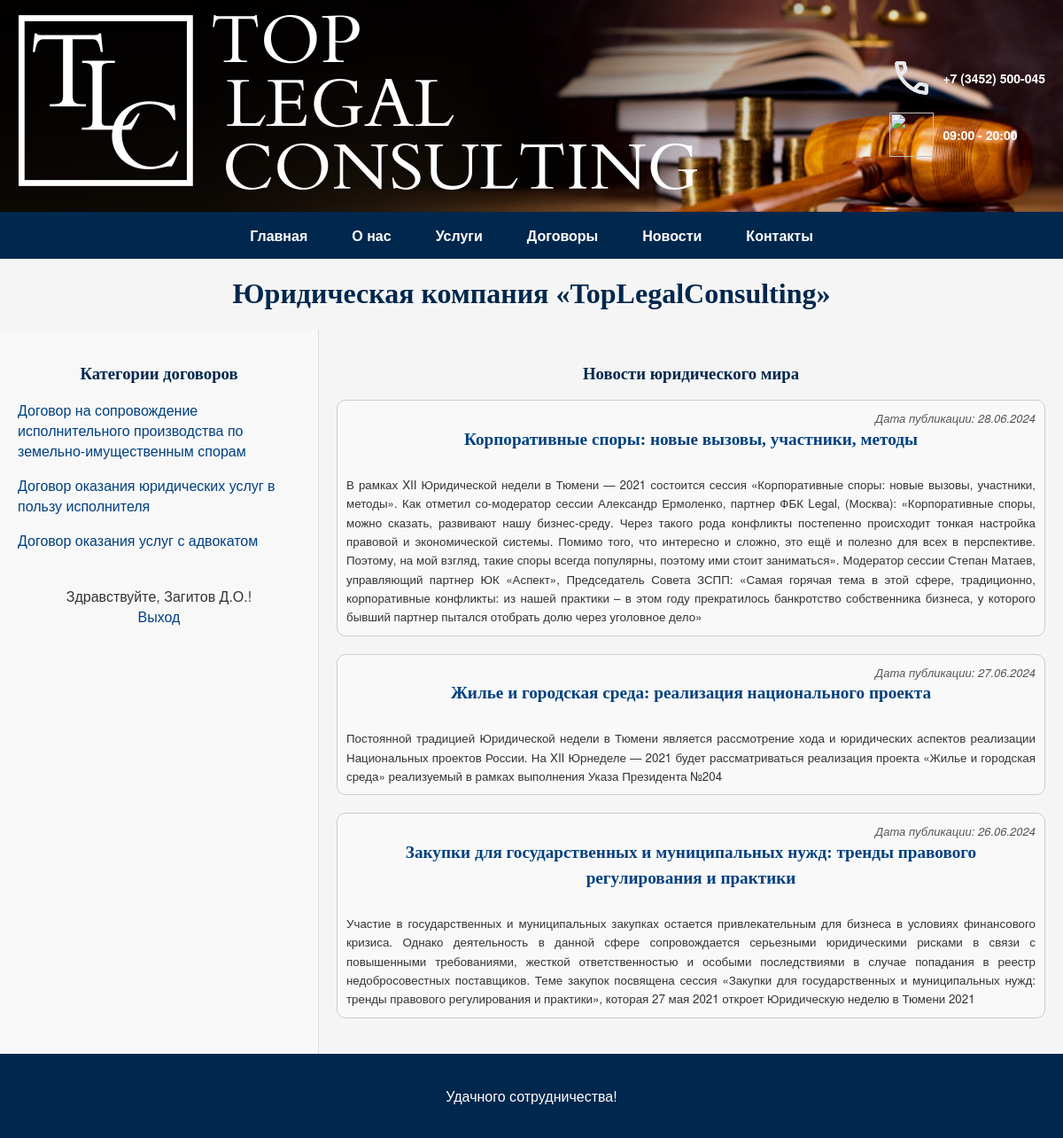
Page /news.php (signed in) on the committed database.
### tables this page shows
CREATE TABLE IF NOT EXISTS `contract_type` (
    `type_id` int(11) NOT NULL AUTO_INCREMENT COMMENT "ID вида договора",
    `name` varchar(255) NOT NULL COMMENT "Вид договора",
    PRIMARY KEY (`type_id`)
);

CREATE TABLE IF NOT EXISTS `news` (
    `news_id` int(11) NOT NULL AUTO_INCREMENT COMMENT "ID новости",
    `title` varchar(255) NOT NULL COMMENT "Заголовок",
    `content` text NOT NULL COMMENT "Содержание",
    `author_id` int(11) NOT NULL COMMENT "ID автора",
    `published_date` date NOT NULL COMMENT "Дата публикации",
    PRIMARY KEY (`news_id`),
    KEY `author_id` (`author_id`),
    CONSTRAINT `news_ibfk_1` FOREIGN KEY (`author_id`) REFERENCES `user` (`user_id`)
);

### news.php (the view, shortened to what this page needs)
<?php
include("common/func.php");
$query = "SELECT news_id, title, content, DATE_FORMAT(published_date, '%d.%m.%Y') as published_date FROM news ORDER BY published_date DESC";
$result = mysqli_query($db, $query);
?>
<!DOCTYPE html>
<html lang="ru">
<head>
  <link rel="stylesheet" href="/css/main.css">
  <link rel="stylesheet" href="/css/header.css">
  <link rel="stylesheet" href="/css/form.css">
</head>
<body class="body">
  <?php include("common/top.php"); ?>
  <div class="main-content">
    <?php include("common/top1.php"); ?>
    <div class="page-content">
      <h3>Новости юридического мира</h3>
      <span class="paragraph-text">
        <?php if (mysqli_num_rows($result) > 0) : ?>
          <?php while ($row = mysqli_fetch_assoc($result)) : ?>
            <div class="news-item">
              <div class="news_date">Дата публикации: <?= $row['published_date'] ?></div>
              <h4><a href="/news_detail.php?id=<?= $row['news_id'] ?>"><?= $row['title'] ?></a></h4>
              <p><?= $row['content'] ?></p>
            </div>
          <?php endwhile; ?>
        <?php else : ?>
          <p>На данный момент новостей нет.</p>
        <?php endif; ?>
      </span>
    </div>
  </div>
  <?php include("common/bottom.php"); ?>
</body>
</html>

### common/top1.php (shortened to what this page needs)
<div class="left-side">
    <div id="contracts-section">
        <h3>Категории договоров</h3>
        <div class="category">
            <?php
            $sql = "SELECT * FROM contract_type";
            $q_types = $db->query($sql);
            while ($row_types = mysqli_fetch_array($q_types, MYSQLI_NUM)) : ?>
                <span class="contract-category">
                    <p>
                        <a href="/index.php?type=<?= urlencode($row_types[1]) ?>"><?= htmlspecialchars($row_types[1]) ?></a>
                    </p>
                </span>
            <?php endwhile; ?>
        </div>
    </div>
    <div class="auth-container">
        <?php if (isset($_SESSION['name_client'])) : ?>
            Здравствуйте, <?= $_SESSION['name_client'] ?>!
            <a href='/reg.php?exit=1'>Выход</a>
        <?php endif; ?>
    </div>
</div>

### css/main.css (style rules this page uses)
body { font-family: 'Helvetica Neue', Arial, sans-serif; color: #333; background-color: #f5f5f5; margin: 0; padding: 0; }
h1, h2, h3, h4, h5, h6 { font-family: 'Georgia', serif; color: #00274d; text-align: center; }
.paragraph-text { font-size: 16px; line-height: 1.5; color: #555; }
.paragraph-text p { text-align: justify; margin-bottom: 15px; }
a { color: #004080; text-decoration: none; transition: color 0.3s ease; }
.main-content { display: flex; width: 100%; max-width: 1200px; margin: 0 auto; flex-wrap: wrap; }
.left-side { width: 30%; padding: 20px; background-color: #f8f8f8; border-right: 1px solid #ddd; box-sizing: border-box; }
.page-content { width: 70%; padding: 20px; box-sizing: border-box; }
.news-item { border: 1px solid #ccc; padding: 10px; margin-bottom: 20px; background-color: #f9f9f9; border-radius: 10px; }
.news-item h4 { margin-top: 0; font-size: 1.2em; }
.news-item p { margin: 0; color: #333; line-height: 1.6; font-size: smaller; }
.news_date { text-align: right; font-size: small; font-style: italic; }

### css/form.css (style rules this page uses)
.auth-container { display: flex; flex-direction: column; align-items: center; padding: 20px; border-radius: 8px; margin-top: 20px; }

### rows in the picture
contract_type: name "Договор на сопровождение исполнительного производства по земельно-имущественным спорам"
contract_type: name "Договор оказания юридических услуг в пользу исполнителя"
contract_type: name "Договор оказания услуг с адвокатом"
news: published_date "28.06.2024", title "Корпоративные споры: новые вызовы, участники, методы", content "В рамках XII Юридической недели в Тюмени — 2021 состоится сессия «Корпоративные споры: новые вызовы, участники, методы». Как отметил со-модератор сессии Александр Ермоленко, партнер ФБК Legal, (Москва): «Корпоративные споры, можно сказать, развивают нашу бизнес-среду. Через такого рода конфликты постепенно происходит тонкая настройка правовой и экономической системы. Помимо того, что интересно и сложно, это ещё и полезно для всех в перспективе. Поэтому, на мой взгляд, такие споры всегда популярны, поэтому ими стоит заниматься». Модератор сессии Степан Матаев, управляющий партнер ЮК «Аспект», Председатель Совета ЗСПП: «Самая горячая тема в этой сфере, традиционно, корпоративные конфликты: из…"
news: published_date "27.06.2024", title "Жилье и городская среда: реализация национального проекта", content "Постоянной традицией Юридической недели в Тюмени является рассмотрение хода и юридических аспектов реализации Национальных проектов России. На XII Юрнеделе — 2021 будет рассматриваться реализация проекта «Жилье и городская среда» реализуемый в рамках выполнения Указа Президента №204"
news: published_date "26.06.2024", title "Закупки для государственных и муниципальных нужд: тренды правового регулирования и практики", content "Участие в государственных и муниципальных закупках остается привлекательным для бизнеса в условиях финансового кризиса. Однако деятельность в данной сфере сопровождается серьезными юридическими рисками в связи с повышенными требованиями, жесткой ответственностью и особыми последствиями в случае попадания в реестр недобросовестных поставщиков. Теме закупок посвящена сессия «Закупки для государственных и муниципальных нужд: тренды правового регулирования и практики», которая 27 мая 2021 откроет Юридическую неделю в Тюмени 2021"

### other values in the picture
$_SESSION['name_client'] "Загитов Д.О."
